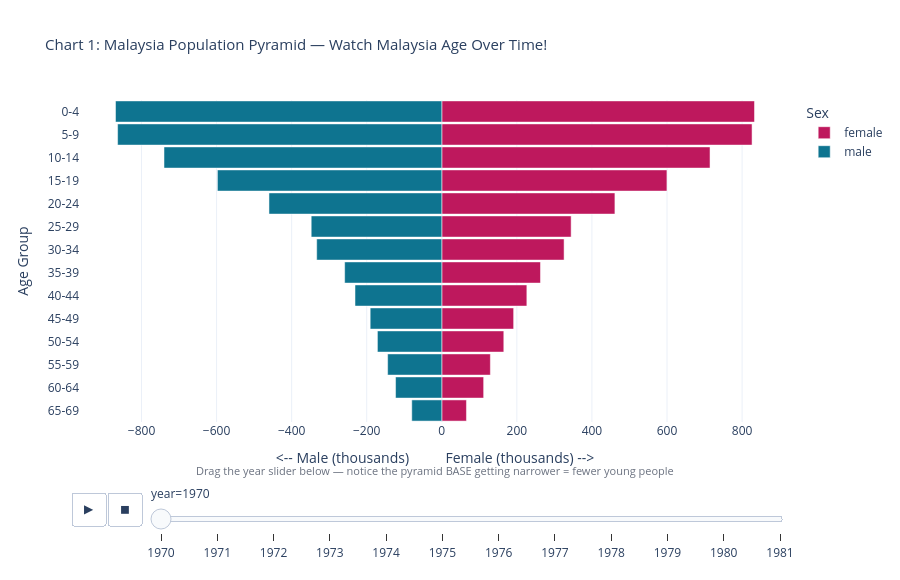

Source (notebook cell):
### Code cell
# ============================================================
# CHART: Population Pyramid
# ============================================================

pyramid = pop_malaysia[
    (pop_malaysia['ethnicity'] == 'overall') &
    (pop_malaysia['sex'].isin(['male', 'female'])) &
    (~pop_malaysia['age'].isin(['overall', '70+']))
].copy()

age_order = ['0-4','5-9','10-14','15-19','20-24','25-29','30-34',
             '35-39','40-44','45-49','50-54','55-59','60-64',
             '65-69','70-74','75-79','80+']
age_order = [a for a in age_order if a in pyramid['age'].unique()]
pyramid   = pyramid[pyramid['age'].isin(age_order)].copy()

# Male = negative (left side)
pyramid['pop_plot'] = pyramid.apply(
    lambda r: -r['population'] if r['sex'] == 'male' else r['population'], axis=1
)
pyramid['age'] = pd.Categorical(pyramid['age'], categories=age_order, ordered=True)
pyramid = pyramid.sort_values(['year', 'age'])

print('Years available:', sorted(pyramid['year'].unique()))
print('Age groups     :', age_order)

fig = px.bar(
    pyramid,
    x='pop_plot',
    y='age',
    color='sex',
    animation_frame='year',
    orientation='h',
    color_discrete_map={'male': '#0E7490', 'female': '#BE185D'},
    title='Chart 1: Malaysia Population Pyramid — Watch Malaysia Age Over Time!',
    labels={'pop_plot': 'Population (thousands)', 'age': 'Age Group'},
    template='plotly_white',
    height=580,
    category_orders={'age': age_order}
)
fig.update_layout(
    title_font_size=15,
    bargap=0.08,
    xaxis_title='<-- Male (thousands)          Female (thousands) -->',
    legend_title='Sex',
    annotations=[dict(
        text='Drag the year slider below — notice the pyramid BASE getting narrower = fewer young people',
        showarrow=False, xref='paper', yref='paper',
        x=0.5, y=-0.18, font_size=11, font_color='#6B7280', xanchor='center'
    )]
)

fig.write_html('../outputs/chart01_population_pyramid.html')
fig.show()
print('\nSuccessfully -> Saved: outputs/chart01_population_pyramid.html')
print('INSIGHT: The pyramid base (young people) is getting narrower over time!')
print('This means fewer births and an ageing population structure.')

### Figure 1 — Plotly figure (JSON) as saved in the notebook; plotly's stock layout.template omitted (floating-point values rounded to 4 significant figures)
{"data": [{"hovertemplate": "sex=female<br>year=1970<br>Population (thousands)=%{x}<br>Age Group=%{y}<extra></extra>", "legendgroup": "female", "marker": {"color": "#BE185D", "pattern": {"shape": ""}}, "name": "female", "orientation": "h", "showlegend": true, "textposition": "auto", "type": "bar", "x": [833.1, 826.6, 714.6, 599.8, 461.2, 344.6, 325.8, 262.9, 226.6, 191.4, 165.2, 129.4, 111.5, 65.7], "xaxis": "x", "y": ["0-4", "5-9", "10-14", "15-19", "20-24", "25-29", "30-34", "35-39", "40-44", "45-49", "50-54", "55-59", "60-64", "65-69"], "yaxis": "y"}, {"hovertemplate": "sex=male<br>year=1970<br>Population (thousands)=%{x}<br>Age Group=%{y}<extra></extra>", "legendgroup": "male", "marker": {"color": "#0E7490", "pattern": {"shape": ""}}, "name": "male", "orientation": "h", "showlegend": true, "textposition": "auto", "type": "bar", "x": [-869.3, -863.7, -740.1, -597.8, -460.4, -347.9, -333.3, -258.8, -231.2, -190.8, -171.5, -144.3, -123.2, -80.0], "xaxis": "x", "y": ["0-4", "5-9", "10-14", "15-19", "20-24", "25-29", "30-34", "35-39", "40-44", "45-49", "50-54", "55-59", "60-64", "65-69"], "yaxis": "y"}], "layout": {"annotations": [{"font": {"color": "#6B7280", "size": 11}, "showarrow": false, "text": "Drag the year slider below — notice the pyramid BASE getting narrower = fewer young people", "x": 0.5, "xanchor": "center", "xref": "paper", "y": -0.18, "yref": "paper"}], "bargap": 0.08, "barmode": "relative", "height": 580, "legend": {"title": {"text": "Sex"}, "tracegroupgap": 0}, "sliders": [{"active": 0, "currentvalue": {"prefix": "year="}, "len": 0.9, "pad": {"b": 10, "t": 60}, "steps": [{"args": [["1970"], {"frame": {"duration": 0, "redraw": true}, "fromcurrent": true, "mode": "immediate", "transition": {"duration": 0, "easing": "linear"}}], "label": "1970", "method": "animate"}, {"args": [["1971"], {"frame": {"duration": 0, "redraw": true}, "fromcurrent": true, "mode": "immediate", "transition": {"duration": 0, "easing": "linear"}}], "label": "1971", "method": "animate"}, {"args": [["1972"], {"frame": {"duration": 0, "redraw": true}, "fromcurrent": true, "mode": "immediate", "transition": {"duration": 0, "easing": "linear"}}], "label": "1972", "method": "animate"}, {"args": [["1973"], {"frame": {"duration": 0, "redraw": true}, "fromcurrent": true, "mode": "immediate", "transition": {"duration": 0, "easing": "linear"}}], "label": "1973", "method": "animate"}, {"args": [["1974"], {"frame": {"duration": 0, "redraw": true}, "fromcurrent": true, "mode": "immediate", "transition": {"duration": 0, "easing": "linear"}}], "label": "1974", "method": "animate"}, {"args": [["1975"], {"frame": {"duration": 0, "redraw": true}, "fromcurrent": true, "mode": "immediate", "transition": {"duration": 0, "easing": "linear"}}], "label": "1975", "method": "animate"}, {"args": [["1976"], {"frame": {"duration": 0, "redraw": true}, "fromcurrent": true, "mode": "immediate", "transition": {"duration": 0, "easing": "linear"}}], "label": "1976", "method": "animate"}, {"args": [["1977"], {"frame": {"duration": 0, "redraw": true}, "fromcurrent": true, "mode": "immediate", "transition": {"duration": 0, "easing": "linear"}}], "label": "1977", "method": "animate"}, {"args": [["1978"], {"frame": {"duration": 0, "redraw": true}, "fromcurrent": true, "mode": "immediate", "transition": {"duration": 0, "easing": "linear"}}], "label": "1978", "method": "animate"}, {"args": [["1979"], {"frame": {"duration": 0, "redraw": true}, "fromcurrent": true, "mode": "immediate", "transition": {"duration": 0, "easing": "linear"}}], "label": "1979", "method": "animate"}, {"args": [["1980"], {"frame": {"duration": 0, "redraw": true}, "fromcurrent": true, "mode": "immediate", "transition": {"duration": 0, "easing": "linear"}}], "label": "1980", "method": "animate"}, {"args": [["1981"], {"frame": {"duration": 0, "redraw": true}, "fromcurrent": true, "mode": "immediate", "transition": {"duration": 0, "easing": "linear"}}], "label": "1981", "method": "animate"}], "x": 0.1, "xanchor": "left", "y": 0, "yanchor": "top"}], "title": {"font": {"size": 15}, "text": "Chart 1: Malaysia Population Pyramid — Watch Malaysia Age Over Time!"}, "updatemenus": [{"buttons": [{"args": [null, {"frame": {"duration": 500, "redraw": true}, "fromcurrent": true, "mode": "immediate", "transition": {"duration": 500, "easing": "linear"}}], "label": "&#9654;", "method": "animate"}, {"args": [[null], {"frame": {"duration": 0, "redraw": true}, "fromcurrent": true, "mode": "immediate", "transition": {"duration": 0, "easing": "linear"}}], "label": "&#9724;", "method": "animate"}], "direction": "left", "pad": {"r": 10, "t": 70}, "showactive": false, "type": "buttons", "x": 0.1, "xanchor": "right", "y": 0, "yanchor": "top"}], "xaxis": {"anchor": "y", "domain": [0, 1], "title": {"text": "<-- Male (thousands)          Female (thousands) -->"}}, "yaxis": {"anchor": "x", "categoryarray": ["80+", "75-79", "70-74", "65-69", "60-64", "55-59", "50-54", "45-49", "40-44", "35-39", "30-34", "25-29", "20-24", "15-19", "10-14", "5-9", "0-4"], "categoryorder": "array", "domain": [0, 1], "title": {"text": "Age Group"}}}}
